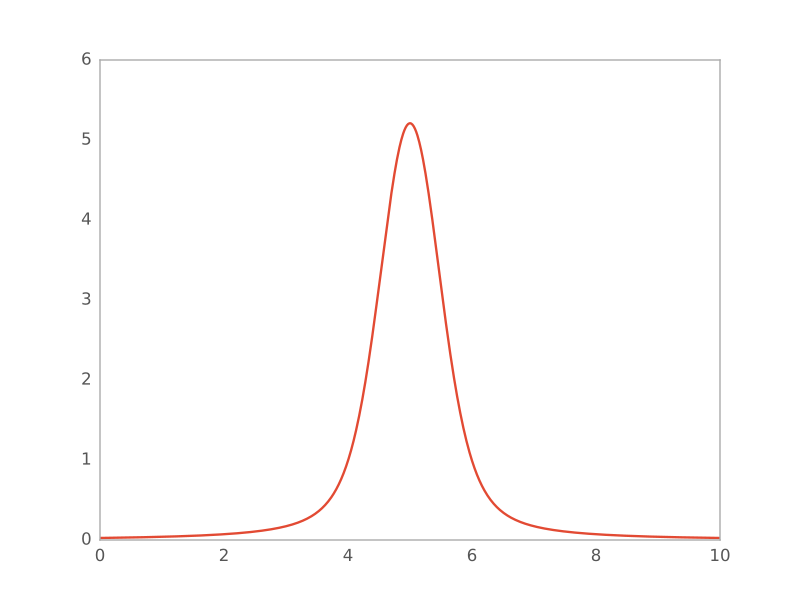

Generate this figure with Python:
import numpy as np
from astropy.modeling.models import Voigt1D
import matplotlib.pyplot as plt

plt.figure()
x = np.arange(0, 10, 0.01)
v1 = Voigt1D(x_0=5, amplitude_L=10, fwhm_L=0.5, fwhm_G=0.9)
plt.plot(x, v1(x))
plt.show()
